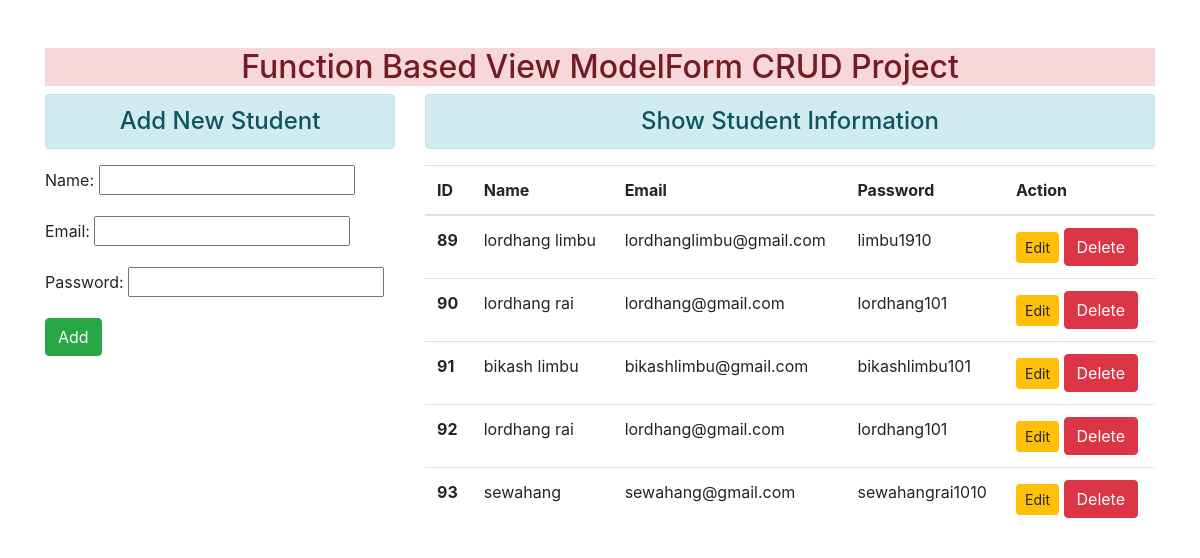
The page / on the database its author committed.
### enroll/models.py (models this page shows)
class User(models.Model):
    name = models.CharField(max_length=70)
    email = models.EmailField(max_length=100)
    password = models.CharField(max_length=100)

### enroll/views.py (the view)
# urls.py: path('', views.add_show, name="addandshow"),
def add_show(request):
    if request.method == 'POST':
        fm = StudentRegistration(request.POST)
        if fm.is_valid():
         nm = fm.cleaned_data['name']
         em = fm.cleaned_data['email']
         pw = fm.cleaned_data['password']
         reg = User(name=nm, email=em, password=pw)
         reg.save()
         fm = StudentRegistration()
    else:
         fm = StudentRegistration()
    stud = User.objects.all()
    return render(request, 'enroll/addandshow.html',{'form':fm, 'stu':stud})

### enroll/forms.py
class StudentRegistration(forms.ModelForm):
    class Meta:
        model = User
        fields = ['name', 'email', 'password']
        widgets = {
            'name': forms.TextInput(attrs={'class': 'from-control'}),
            'email': forms.EmailInput(attrs={'class': 'from-control'}),
            'password': forms.PasswordInput(attrs={'class': 'from-control'}),
        }

### enroll/templates/enroll/addandshow.html (shortened to what this page needs)
{% extends 'enroll/base.html' %}
{% block content %}
<div class="row">
    <div class="col-sm-4">
        <h4 class="text-center alert alert-info"> Add New Student </h4>
        <form action="" method="POST">
        {{form.as_p}}
        <input type="submit" class="btn btn-success" value="Add">
        </form>
    </div>
    <div class="col-sm-8">
        <h4 class="text-center alert alert-info">Show Student Information</h4>
        {% if stu %}
        <table class="table table-hover">
            <thead>
              <tr>
                <th scope="col">ID</th>
                <th scope="col">Name</th>
                <th scope="col">Email</th>
                <th scope="col">Password</th>
                <th scope="col">Action</th>
              </tr>
            </thead>
            <tbody>
             {% for st in stu %}
              <tr>
                <th>{{st.id}}</th>
                <td>{{st.name}}</td>
                <td>{{st.email}}</td>
                <td>{{st.password}}</td>
                <td>
                    <a href="{% url 'updatedata' st.id %}" class="btn btn-warning btn-sm">Edit</a>
                    <form action="{% url 'deletedata' st.id %}" method="post" class="d-inline">{% csrf_token %}
                      <input type="submit" class="btn btn-danger" value="Delete">
                    </form>
              </tr>
              {% endfor %}
            </tbody>
          </table>
              {% else %}
              <h4 class="text-center alert alert-warnind">No Records</h4>
        {% endif %}
    </div>
</div>
{% endblock content %}

### enroll/templates/enroll/base.html (shortened to what this page needs)
<!DOCTYPE html>
{% load static %}
<html lang="en">
<head>
    <link rel="stylesheet" href="{% static 'enroll/css/bootstrap.css' %}">
</head>
<body>
    <div class="container mt-5">
        <h2 class="text-center alert-danger">Function Based View ModelForm CRUD Project</h2>
        {% block content %}   {% endblock content %}
    </div>
</body>
</html>

### rows shown on the page
User: id "89", name "lordhang limbu", email "lordhanglimbu@gmail.com", password "limbu1910"
User: id "90", name "lordhang rai", email "lordhang@gmail.com", password "lordhang101"
User: id "91", name "bikash limbu", email "bikashlimbu@gmail.com", password "bikashlimbu101"
User: id "92", name "lordhang rai", email "lordhang@gmail.com", password "lordhang101"
User: id "93", name "sewahang", email "sewahang@gmail.com", password "sewahangrai1010"
